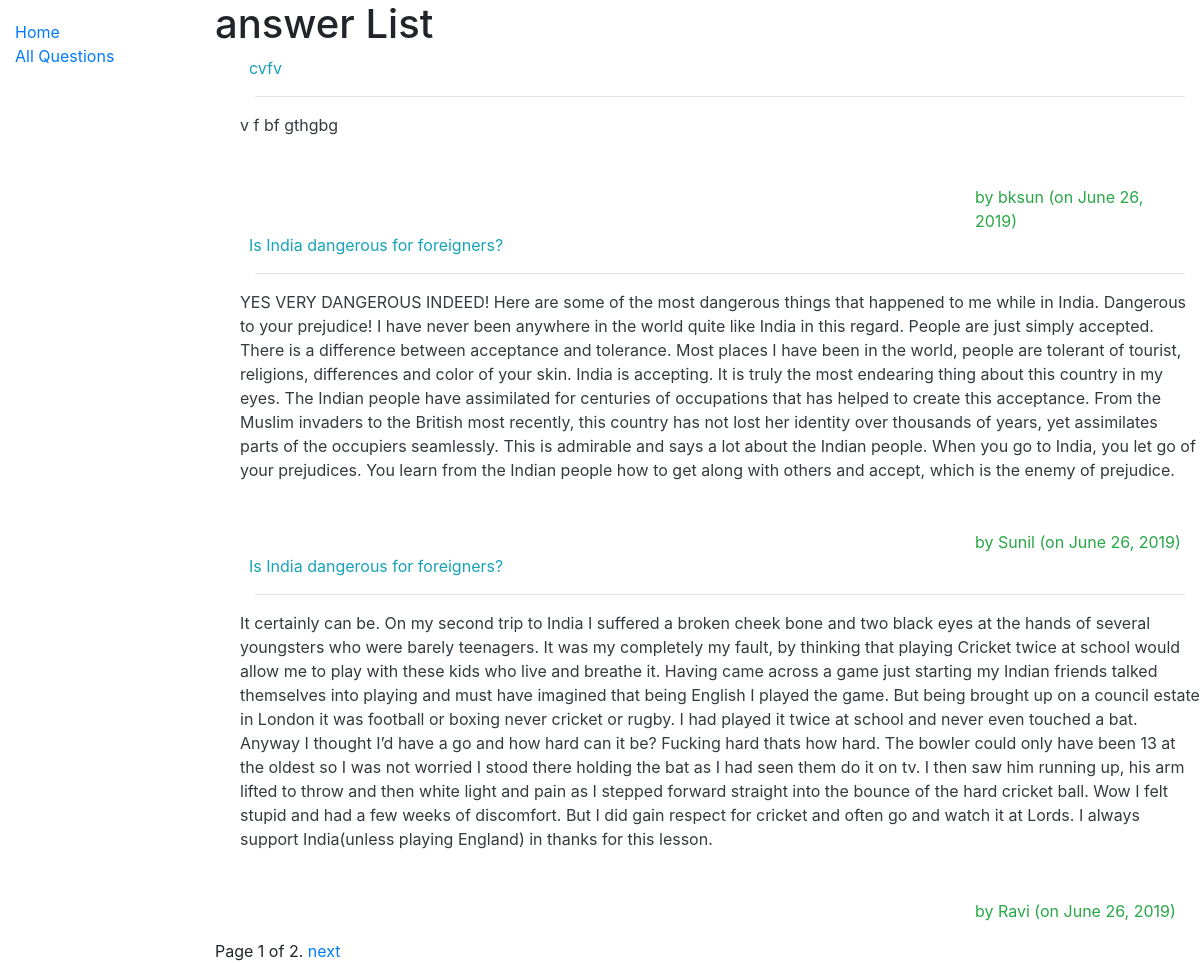
/myquora/answers/, run on the app's committed database.
### myquora/models.py (models this page shows, shortened)
class Answer(models.Model):
    author = models.ForeignKey('Author', on_delete=models.SET_NULL, null=True)
    question = models.ForeignKey('Question', on_delete=models.SET_NULL, null=True)
    answer_text = models.TextField(max_length=2000, help_text='Write your answer here...')
    date_created = models.DateField(null=True, blank=True)
    date_updated = models.DateField(null=True, blank=True)
    upvote = models.IntegerField(default=0)
    downvote = models.IntegerField(default=0)
    views = models.IntegerField(default=0)

class Question(models.Model):
    author = models.ForeignKey('Author', on_delete=models.SET_NULL, null=True)
    question_text = models.TextField(max_length=1000, help_text='Enter your question in brief∂')
    date_created = models.DateField(null=True, blank=True)
    date_updated = models.DateField(null=True, blank=True)

class Author(models.Model):
    user = models.ForeignKey(User, unique=True, on_delete=models.CASCADE)
    email = models.EmailField(max_length=70,blank=True)
    date_created = models.DateField(null=True, blank=True)
    credits = models.IntegerField(default=0)
    def __str__(self):
        return f'{self.user.username}'

### myquora/views.py (the view)
# urls.py: path('answers/', views.AnswerListView.as_view(), name='answers'),
class AnswerListView(generic.ListView):
    model = Answer
    paginate_by = 3

### myquora/templates/myquora/answer_list.html
{% extends "base_generic.html" %}
{% block content %}
  <h1>answer List</h1>
  {% if answer_list %}
  <ul>
    {% for answer in answer_list %}
      <div class="row text-info">
          &nbsp; {{ answer.question.question_text }}
      </div>
          <hr></hr>
        <div class="row text-dark">
          {{ answer.answer_text }}</a>
        </div>
        <br>
        <br>
        <div class="row text-success">
            <div class="col"></div>
            <div class="col-6"></div>
            <div class="col">
                by {{answer.author}}
                (on {{answer.date_updated}})
            </div>
        </div>
    {% endfor %}
  </ul>
  {% else %}
    <p>There are no answers in the library.</p>
  {% endif %}
{% endblock %}

### data on the page
Answer: question.question_text "cvfv", answer_text "v f bf gthgbg", author "bksun", date_updated "June 26, 2019"
Answer: question.question_text "Is India dangerous for foreigners?", answer_text "YES VERY DANGEROUS INDEED! Here are some of the most dangerous things that happened to me while in India. Dangerous to your prejudice! I have never been anywhere in the world quite like India in this regard. People are just simply accepted. There is a difference between acceptance and tolerance. Most places I have been in the world, people are tolerant of tourist, religions, differences and color of your skin. India is accepting. It is truly the most endearing thing about this country in my eyes. The Indian people have assimilated for centuries of occupations that has helped to create this acceptance. From the Muslim invaders to the British most recently, this country has not lost her…", author "Sunil", date_updated "June 26, 2019"
Answer: question.question_text "Is India dangerous for foreigners?", answer_text "It certainly can be. On my second trip to India I suffered a broken cheek bone and two black eyes at the hands of several youngsters who were barely teenagers. It was my completely my fault, by thinking that playing Cricket twice at school would allow me to play with these kids who live and breathe it. Having came across a game just starting my Indian friends talked themselves into playing and must have imagined that being English I played the game. But being brought up on a council estate in London it was football or boxing never cricket or rugby. I had played it twice at school and never even touched a bat. Anyway I thought I’d have a go and how hard can it be? Fucking hard thats how…", author "Ravi", date_updated "June 26, 2019"

### other printed values
{{ page_obj.number }} "1"
{{ page_obj.paginator.num_pages }} "2"
